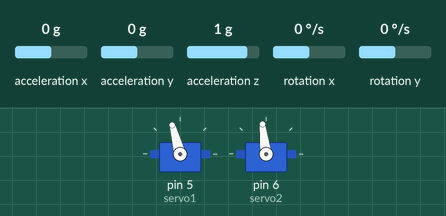
A sketch run on a simulated Arduino Uno, built with avr-gcc and run on an emulated ATmega328P. Shown: 2 × servo. Wiring (inferred from the names in the program): MPU-6050 motion sensor at I2C address 0x68. The test bench sets the inputs (shaded band); at power-on: acceleration x 0 g, acceleration y 0 g, rotation x 0 °/s, rotation y 0 °/s, acceleration z 1 g.

Above: at 1.2 s.
1.3 s: acceleration x set to -1.4 g
At 3.6 s:
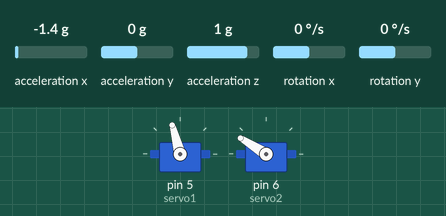
4.3 s: acceleration y set to -1.4 g
At 6.7 s:
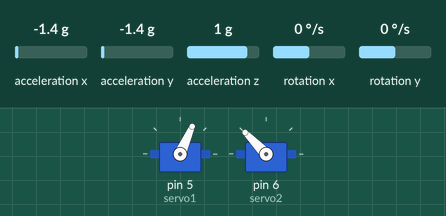
7.3 s: rotation x set to -192 °/s
At 8.8 s:
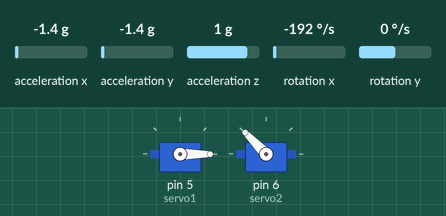
9.2 s: acceleration y set to -0.8 g
At 9.49 s:
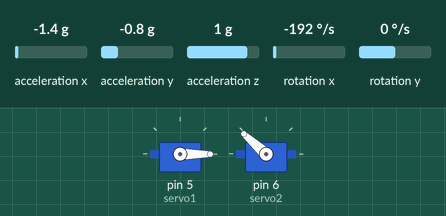
12.2 s: rotation y set to 100 °/s
At 14.0 s:
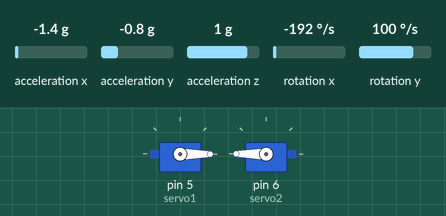
14.3 s: acceleration x set to 0.8 g
At 17.0 s:
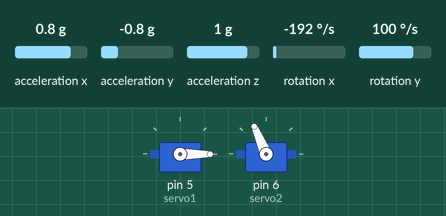
Timing chart, 0 to 18.3 s (numbered marks = the images above; inputs shaded):
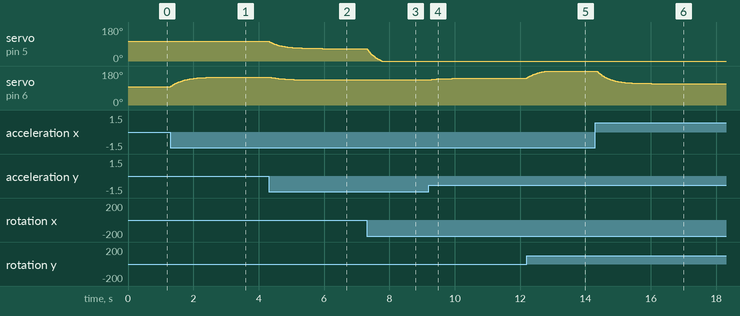

Measured:
- after the input at 1.3 s, servo on pin 6 (servo2): moves from 97° to 148° over 1.6 s, starting at once
- after the input at 4.3 s, servo on pin 5 (servo1): moves from 105° to 66° over 1.6 s, starting at once; servo on pin 6 (servo2): moves from 148° to 134° over 1.0 s, starting at once
- after the input at 7.3 s, servo on pin 5 (servo1): moves from 66° to 0° over 0.46 s, starting at once
- after the input at 9.2 s, servo on pin 6 (servo2): moves from 134° to 142° over 1.5 s, starting at once
- after the input at 12.2 s, servo on pin 6 (servo2): moves from 142° to 180° over 0.63 s, starting at once
- after the input at 14.3 s, servo on pin 6 (servo2): moves from 180° to 113° over 1.7 s, starting at once

The sketch:

plato_gyroV1.ino
```cpp
//code original de Transductor, modifié por El_Xed
#include <Wire.h>
#include <Servo.h>

Servo servo1;
Servo servo2;

// Adresse I2C du MPU 6050:
#define MPU 0x68

// Constante:
#define A_R 16384.0
#define G_R 131.0

//Conversion de radianes a grados 180/PI
#define RAD_A_DEG = 57.295779

//MPU-6050 valeurs de 16 bits
// Acceleration + gyro
int16_t AcX, AcY, AcZ, GyX, GyY, GyZ;
int val1;
int val2;

float Acc[2];
float Gy[2];
float Angle[2];


void setup()
{
	Wire.begin();
	Wire.beginTransmission(MPU);
	Wire.write(0x6B);
	Wire.write(0);
	Wire.endTransmission(true);
	servo1.attach(5);
	servo2.attach(6);
	Serial.begin(38400);

}

void loop()
{
	//valeurs de l'accelerométre:
	Wire.beginTransmission(MPU);
	Wire.write(0x3B);               // Registre 0x3B - accelerometre
	Wire.endTransmission(false);
	Wire.requestFrom(MPU,6,true);   //6 lectures
	AcX=Wire.read()<<8|Wire.read();
	AcY=Wire.read()<<8|Wire.read();
	AcZ=Wire.read()<<8|Wire.read();

	//angles Y, X
	Acc[1] = atan(-1*(AcX/A_R)/sqrt(pow((AcY/A_R),2) + pow((AcZ/A_R),2)))*RAD_TO_DEG;
	Acc[0] = atan((AcY/A_R)/sqrt(pow((AcX/A_R),2) + pow((AcZ/A_R),2)))*RAD_TO_DEG;
	// proximamente mas proyectos en  http://elxedelectronics.blogspot.mx

	// Valeurs du gyroscope:
	Wire.beginTransmission(MPU);
	Wire.write(0x43);
	Wire.endTransmission(false);
	Wire.requestFrom(MPU,4,true);
	GyX=Wire.read()<<8|Wire.read();
	GyY=Wire.read()<<8|Wire.read();

	//Calcul angles gyroscope:
	Gy[0] = GyX/G_R;
	Gy[1] = GyY/G_R;

	//Filtre complémentaire:
	Angle[0] = 0.98 *(Angle[0]+Gy[0]*0.010) + 0.02*Acc[0];
	Angle[1] = 0.98 *(Angle[1]+Gy[1]*0.010) + 0.02*Acc[1];

	int Uangle0 = Angle[0] * 100; // Angle X
	int Uangle1 = Angle[1] * 100; // Angle Y

	//Serial.print("Angle X: "); Serial.println(Uangle0);
	//Serial.print("Angle Y: "); Serial.println(Uangle1); Serial.println("------------");

	float val1 = Uangle0;
	val1 = map(val1, -7500, 3000, 31, 135); // -3500, 4500, 48, 132
	//Serial.println(val1);
	servo1.write(val1);

	float val2 = Uangle1;
	val2= map(val2, -7000, 4000, 31, 135); //-25, 32, 12, 220
	//Serial.println(val2);
	servo2.write(val2);

	delay(5);

}
```
